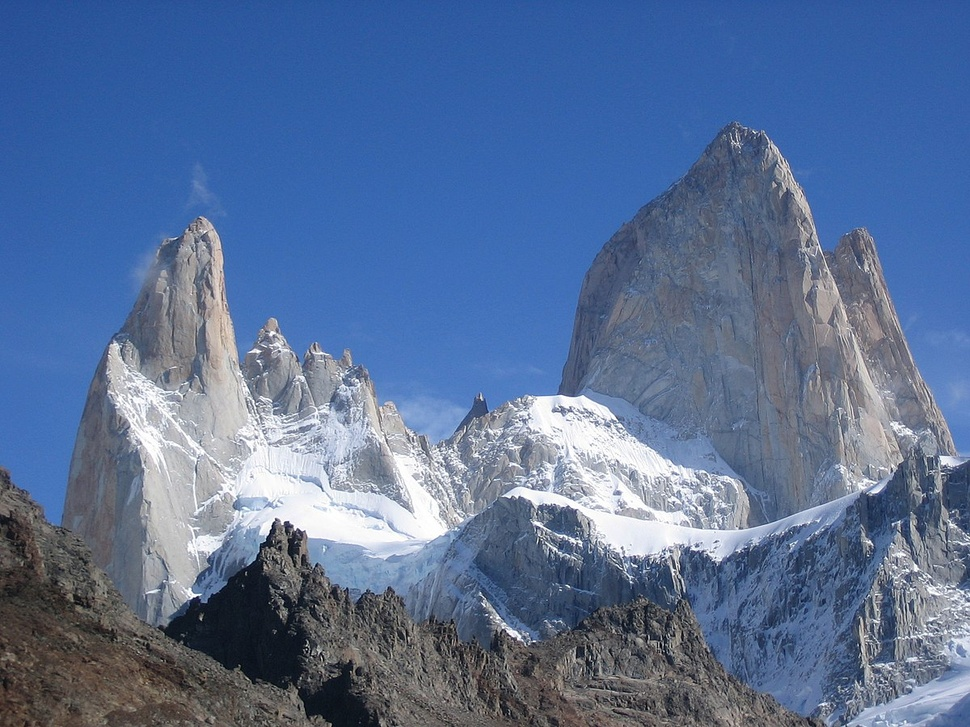
#> input picture 1311/input/ex1.jpg, 970 x 727 px, shrunk from 1200 x 900 before the run
$ jupyter execute --allow-errors atividades_1311.ipynb
#> lines starting #> are read from the running program, lines starting #| are printed output that depends on the picture; after the words box and inside, x2 and y2 are one past the last pixel; in counts of white or black regions, pixels touching at a corner belong together
### *Importação das bibliotecas utilizadas*

[cell 1]
import cv2
import numpy as np
import matplotlib.pyplot as plt
from PIL import Image

### **ATIVIDADE** 1
### Escreva um algoritmo que faça a segmentação de imagens, ou de uma imagem de entrada, baseada em regiões

[cell 2]
def region_growing(image, seed):
    height, width = image.shape
    segmented = np.zeros_like(image, dtype=np.uint8)
    visited = np.zeros_like(image, dtype=bool)

    stack = [seed]
    threshold = 15
    seed_intensity = image[seed]

    while stack:
        x, y = stack.pop()
        if visited[x, y]:
            continue

        visited[x, y] = True
        if abs(int(image[x, y]) - int(seed_intensity)) < threshold:
            segmented[x, y] = 255

            for dx, dy in [(-1, 0), (1, 0), (0, -1), (0, 1)]:
                nx, ny = x + dx, y + dy
                if 0 <= nx < height and 0 <= ny < width and not visited[nx, ny]:
                    stack.append((nx, ny))

    return segmented

image = cv2.imread('input/ex1.jpg', cv2.IMREAD_GRAYSCALE)
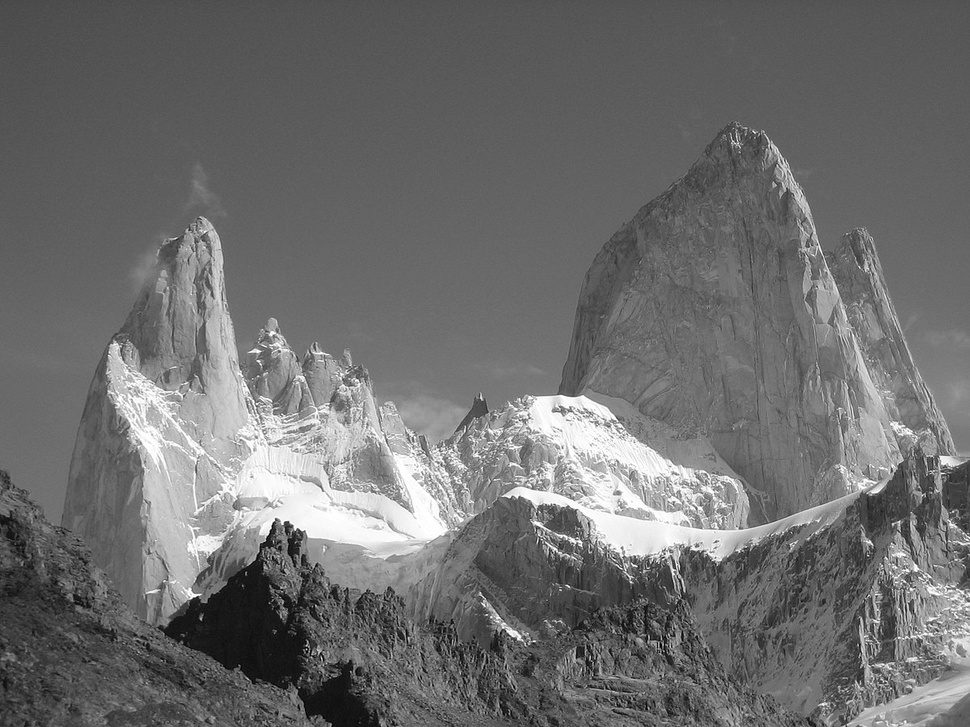
#> image: shape (727, 970); min 0, max 255, mean 109.9
seed = (100, 100)

segmented_image = region_growing(image, seed)
#> in region_growing, `seed_intensity = image[seed]`: seed_intensity = 83
#> after the loop in region_growing, `while stack:`:
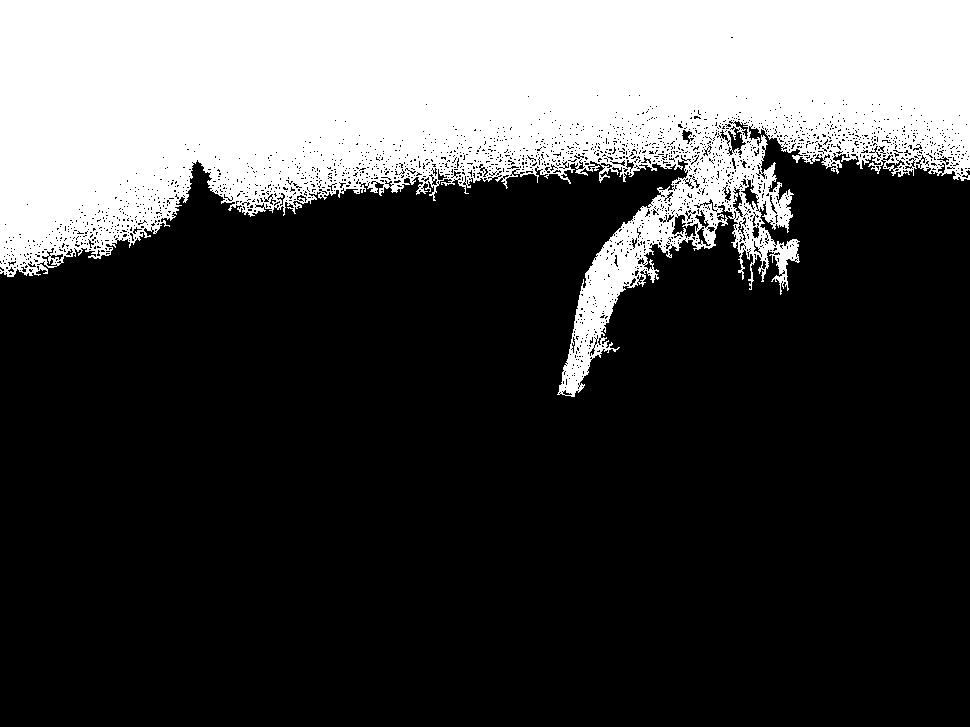
#> segmented: shape (727, 970); 27.5% white; 1 white region, box (x1, y1, x2, y2) and area: (0, 0, 970, 397) 194178
#> after the loop in region_growing, `while stack:`:
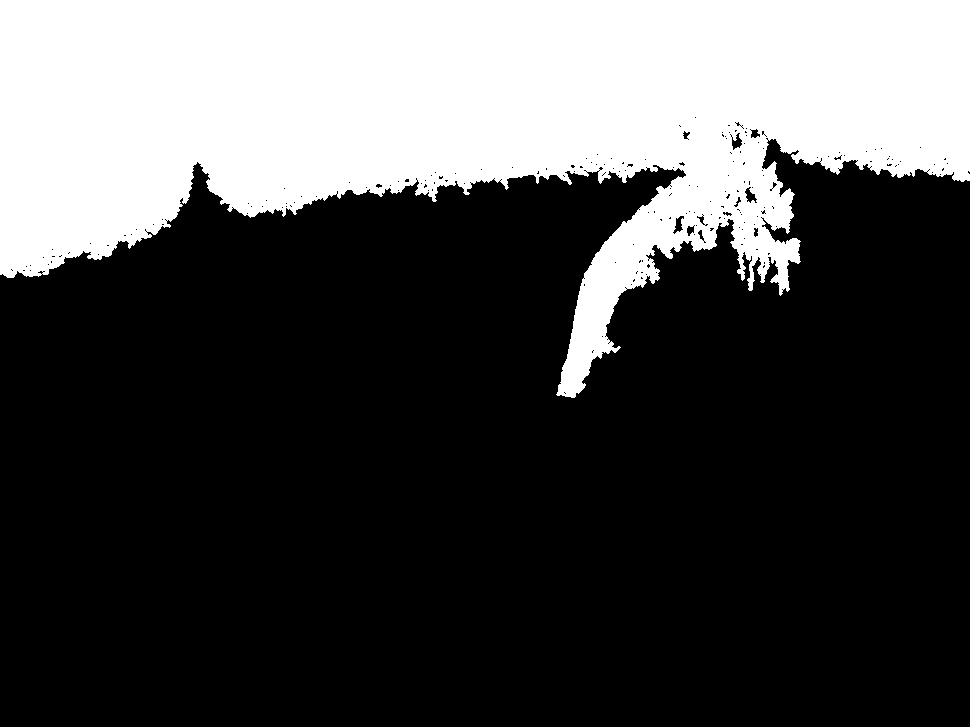
#> visited: shape (727, 970) bool; 29.3% white; 1 white region, box (x1, y1, x2, y2) and area: (0, 0, 970, 398) 206605
#> after the loop in region_growing, `while stack:`: stack = []

plt.figure(figsize=(10, 5))
plt.subplot(1, 2, 1)
plt.imshow(image, cmap='gray')
plt.title('Imagem Original')
plt.axis('off')

plt.subplot(1, 2, 2)
plt.imshow(segmented_image, cmap='gray')
plt.title('Imagem Segmentada')
plt.axis('off')

plt.show()
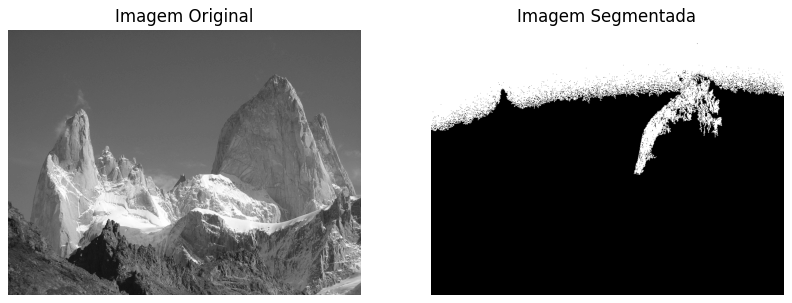
#> figure drawn by matplotlib, 2 panels

### **ATIVIDADE** 2
### Escreva um algoritmo que faça a segmentação de imagens, ou de uma imagem de entrada, baseada em bordas

[cell 3]
def edge_segmentation(image):
    edges = cv2.Canny(image, 100, 200)
    return edges

image = cv2.imread('input/ex1.jpg', cv2.IMREAD_GRAYSCALE)

segmented_image = edge_segmentation(image)
#> in edge_segmentation, `edges = cv2.Canny(image, 100, 200)`:
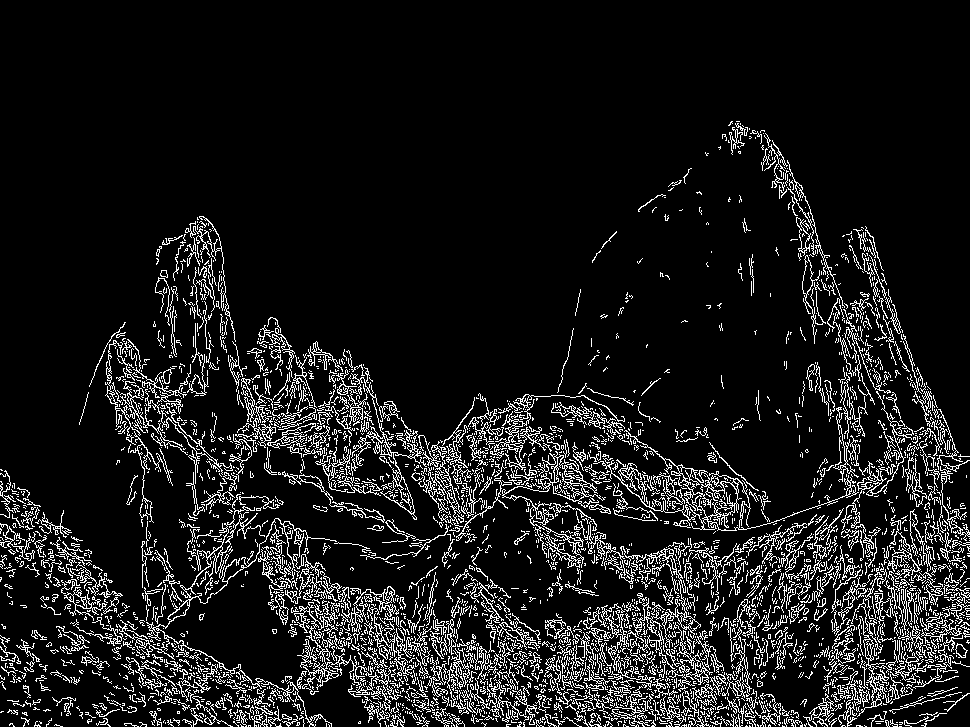
#> edges: shape (727, 970); 10.4% white in thin lines or dots, all inside (x1, y1, x2, y2) = (0, 121, 970, 727)

plt.figure(figsize=(10, 5))
plt.subplot(1, 2, 1)
plt.imshow(image, cmap='gray')
plt.title('Imagem Original')
plt.axis('off')

plt.subplot(1, 2, 2)
plt.imshow(segmented_image, cmap='gray')
plt.title('Imagem Segmentada (Bordas)')
plt.axis('off')

plt.show()

### **ATIVIDADE** 3
### Construa um dataset com 200 imagens, calcule a segmentação usando os algoritmos 1 e 2, analise e compare os resultados

[cell 4]
import os
def edge_segmentation(image):
    edges = cv2.Canny(image, 100, 200)
    return edges

def create_dataset(dataset_path, num_images=200):
    if not os.path.exists(dataset_path):
        os.makedirs(dataset_path)

    for i in range(num_images):
        random_image = np.random.randint(0, 256, (100, 100), dtype=np.uint8)
        cv2.imwrite(os.path.join(dataset_path, f'image_{i}.png'), random_image)

def analyze_results(original_images, segmented_images):
    edge_counts = [np.sum(seg) for seg in segmented_images]
    avg_edges = np.mean(edge_counts)

    print(f'Média de pixels detectados como borda: {avg_edges}')
    return edge_counts

dataset_path = 'dataset'
create_dataset(dataset_path)
#> the loop in create_dataset, `for i in range(num_images):` made 200 passes
#> pass 1, in create_dataset, `cv2.imwrite(os.path.join(dataset_path, f'image_{i}.png'), random_image)`:
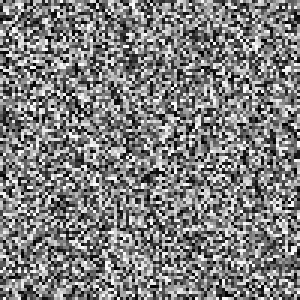
#> saved as image_0.png: shape (100, 100) (shown 3 times larger); min 0, max 255, mean 126.6
#> pass 2, in create_dataset, `cv2.imwrite(os.path.join(dataset_path, f'image_{i}.png'), random_image)`:
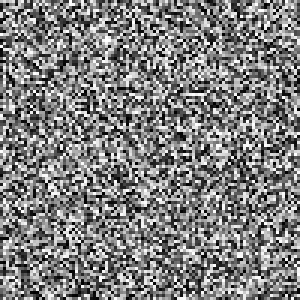
#> saved as image_1.png: shape (100, 100) (shown 3 times larger); min 0, max 255, mean 126.7

original_images = []
segmented_images = []

for img_name in os.listdir(dataset_path):
    img_path = os.path.join(dataset_path, img_name)
    image = cv2.imread(img_path, cv2.IMREAD_GRAYSCALE)
    original_images.append(image)
    segmented_images.append(edge_segmentation(image))

edge_counts = analyze_results(original_images, segmented_images)

plt.figure(figsize=(10, 5))
#> (the rest of this cell did not finish here and is left out)
